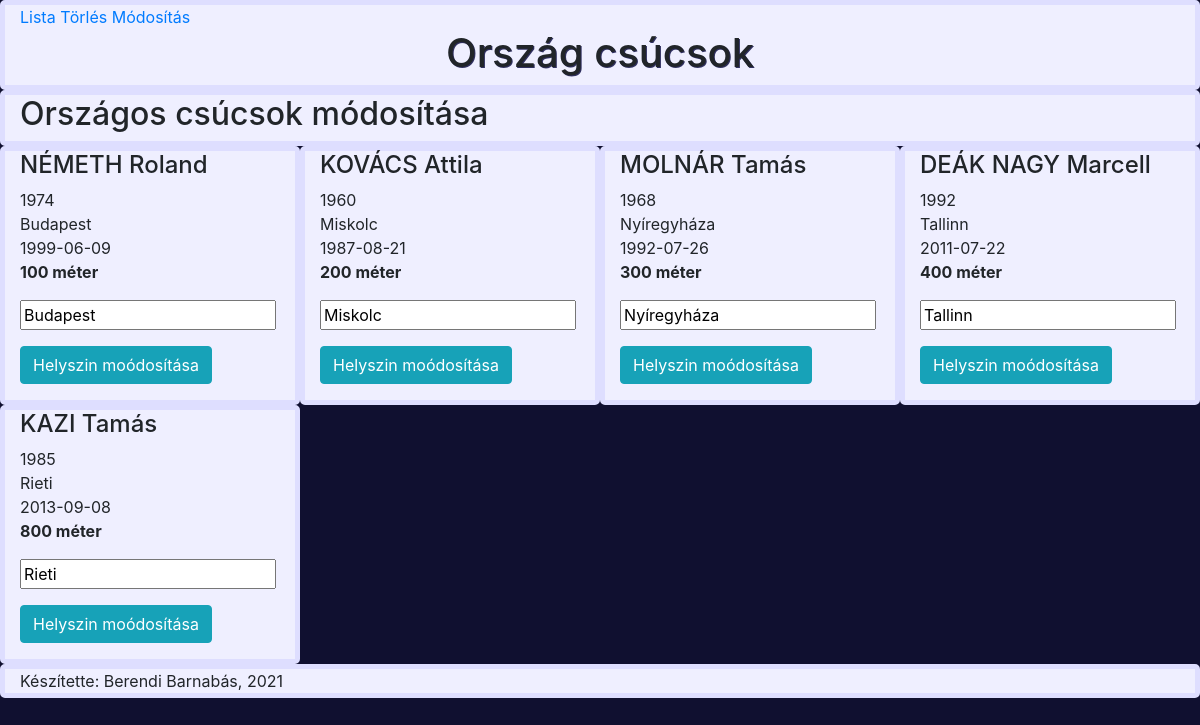
Page /edit.php on the committed database.
### tables this page shows
CREATE TABLE `orszagoscsucsok_tabla_es_adatok` (
  `ocs_id` int(11) NOT NULL,
  `ocs_nev` varchar(256) NOT NULL,
  `ocs_szuleve` smallint(6) NOT NULL,
  `ocs_hely` varchar(128) NOT NULL,
  `ocs_datum` date NOT NULL,
  `ocs_kategoria` varchar(64) NOT NULL
);

### server.php (the view, shortened to what this page needs)
<?php
class adatbazis{
public $servername = "localhost";
public $username = "root";
public $password = "";
public $dbname = "berendibarnabas";
public $conn = NULL;
public function kapcsolodas(){
  $this->conn = new mysqli($this->servername, $this->username, $this->password, $this->dbname);
  $this->conn->query("SET NAMES UTF8;");
}
public function lista_edit(){
  $this->sql = " SELECT `ocs_id`, `ocs_nev`, `ocs_szuleve`, `ocs_hely`, `ocs_datum`, `ocs_kategoria` FROM `orszagoscsucsok_tabla_es_adatok` WHERE 1 ";
    $this->result = $this->conn->query($this->sql);
    if($this->result->num_rows>0)
    {
            echo "<div class='row'>";
            echo "<div class='col-sm-12'>";
            echo "<h2>Országos csúcsok módosítása</h2>";
            echo "</div>";
        while($this->row = $this->result->fetch_assoc())
        {
            echo "<div  class='col-sm-3'  >";
            echo   "<h4>" . $this->row["ocs_nev"] . " </h4><p>" . $this->row["ocs_szuleve"] . "<br>" . $this->row["ocs_hely"] . "<br>" . $this->row["ocs_datum"] . "<br><b>" . $this->row["ocs_kategoria"] . " </b></p>";
            echo "<div class='form-group'>";
            echo "<form method='POST'>";
            echo "<input type='text' class='form-group' name='input_hely' value='" . $this->row["ocs_hely"]. "' ><br>";
            echo "  <input class='btn btn-info' type='submit' value='Helyszin moódosítása'>";
            echo "</div>";
            echo "</div>";
        }
        echo "</div>";
    }
    else
    {
        echo "Nincs elérhető monitor";
    }
  }
}
?>

### edit.php (style rules this page uses)
.col-sm-12,.col-sm-3 { background-color:#efefff ; border-radius: 5px; border: 5px solid #dedeff ; }
body { background-color:#101030; }

### rows in the picture
orszagoscsucsok_tabla_es_adatok: ocs_nev "NÉMETH Roland", ocs_szuleve "1974", ocs_hely "Budapest", ocs_datum "1999-06-09", ocs_kategoria "100 méter", input_hely "Budapest"
orszagoscsucsok_tabla_es_adatok: ocs_nev "KOVÁCS Attila", ocs_szuleve "1960", ocs_hely "Miskolc", ocs_datum "1987-08-21", ocs_kategoria "200 méter", input_hely "Miskolc"
orszagoscsucsok_tabla_es_adatok: ocs_nev "MOLNÁR Tamás", ocs_szuleve "1968", ocs_hely "Nyíregyháza", ocs_datum "1992-07-26", ocs_kategoria "300 méter", input_hely "Nyíregyháza"
orszagoscsucsok_tabla_es_adatok: ocs_nev "DEÁK NAGY Marcell", ocs_szuleve "1992", ocs_hely "Tallinn", ocs_datum "2011-07-22", ocs_kategoria "400 méter", input_hely "Tallinn"
orszagoscsucsok_tabla_es_adatok: ocs_nev "KAZI Tamás", ocs_szuleve "1985", ocs_hely "Rieti", ocs_datum "2013-09-08", ocs_kategoria "800 méter", input_hely "Rieti"
